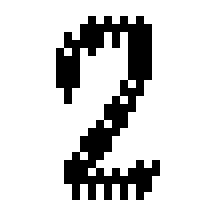
#> input picture images/1.png, 28 x 28 px (shown 8 times larger)
$ python recognizerNumbers.py
#> lines starting #> are read from the running program, lines starting #| are printed output that depends on the picture; after the words box and inside, x2 and y2 are one past the last pixel; in counts of white or black regions, pixels touching at a corner belong together
### NeuralNetwork.py
import numpy as np
import scipy.special
import json

class NeuralNetwork():
	def __init__(self):
		self.nodes 				= []
		self.weights 			= []
		self.lr 				= None
		self.activationFunction = lambda x: scipy.special.expit(x)
		self.scores 			= None

	# [27 lines left out: functions init, train, not called in this run]

	def query(self, inputsList):
		inputs = np.array(inputsList, ndmin=2).T

		finalOutputs = inputs
		for i in range(len(self.weights)):
			tempLayerInputs  = np.dot(self.weights[i], finalOutputs)
			tempLayerOutputs = self.activationFunction(tempLayerInputs)
			finalOutputs 	 = tempLayerOutputs

		return finalOutputs


	# [16 lines left out: function saveAs, not called in this run]

	def loadFrom(self, fileName):
#> called with fileName = 'NNNumbers.json'
		data = None

		with open(fileName, "r") as file:
#> (reads NNNumbers.json from the repository)
			data = json.load(file)

		self.scores = data["scores"]
		self.nodes 	= data["nodes"]
		self.lr		= data["lr"]
		for i in range(len(data["weights"])):
			self.weights.append(np.array(data["weights"][i], ndmin=2))

### recognizerNumbers.py
from PIL import Image
import json
import numpy as np
import NeuralNetwork as NN

n = NN.NeuralNetwork()
n.loadFrom("NNNumbers.json")

while (True):
	try:
		img = Image.open(input("Path: ")).convert("I")
#> the answer given: images/1.png
#> img: PIL image 28x28 I; 83.7% white; black in thin lines or dots, all inside (x1, y1, x2, y2) = (7, 2, 20, 25)
		pix = abs(np.array(img) - 255)
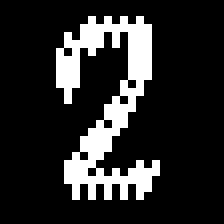
#> pix: shape (28, 28) int32 (shown 8 times larger); 16.3% white in thin lines or dots, all inside (x1, y1, x2, y2) = (7, 2, 20, 25)
		pix = np.ravel(pix)
#> pix = 784 values, max 255 at index 67, min 0 at index 0, mean 41.63
		inputs = (np.asfarray(pix) / 255 * 0.98) + 0.01
#> inputs = 784 values, max 0.99 at index 67, min 0.01 at index 0, mean 0.17
		output = n.query(inputs)
#> in query, `finalOutputs = inputs`: finalOutputs has the same summary as inputs outside query
#> output = [0.525, 0.551, 0.634, 0.522, 0.526, 0.52, 0.522, 0.516, 0.542, 0.523]
		label = np.argmax(output)
#> label = 2
		userResponce = input("It is "+str(label)+"? (y/n): ")
#> the answer given: y
#> userResponce = 'y'
#> (the run stopped early here; a loop or call above may not have finished)
